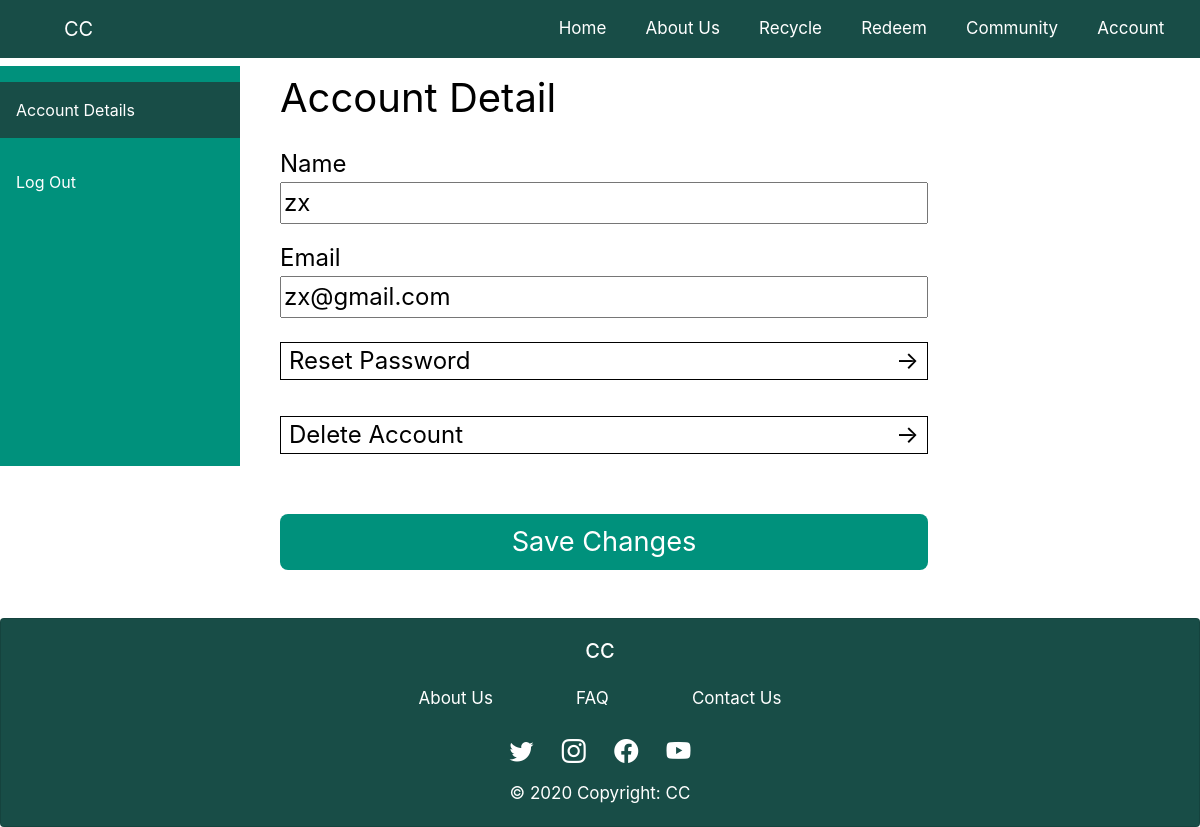
The app's page /account_detail (signed in), older data.
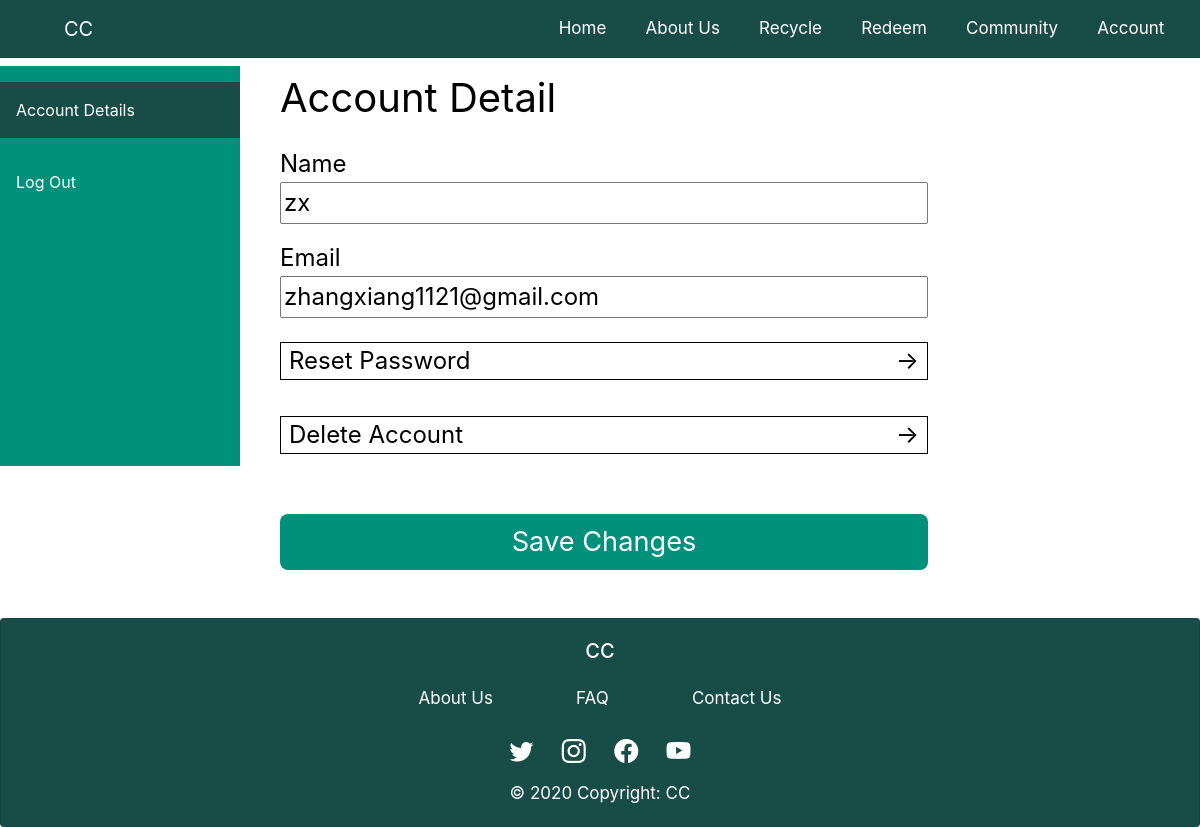
The same page, newer data.
### app.py (models this page shows, shortened)
class Users(db.Model):
    id = db.Column(db.Integer, primary_key=True)
    account_type = db.Column(db.String(10), nullable=False)
    name = db.Column(db.String(120), nullable=False)
    email = db.Column(db.String(120), nullable=False, unique=True)
    points = db.Column(db.Integer(), nullable=True, unique=True)
    password = db.Column(db.String(), nullable=False)

### app.py (the view)
@app.route('/account_detail', methods=['GET', 'POST'])
def account_detail():
    updateUser = UpdateDetail(request.form)
    if session['account_type'] != "Guest":
        if request.method == 'POST' and updateUser.validate():
            if session['account_type'] == 'Staff':
                user_detail = Staffs.query.filter_by(id=session['user id']).first()
            else:
                user_detail = Users.query.filter_by(id=session['user id']).first()
            if updateUser.name.data != user_detail.name or updateUser.email.data != user_detail.email:
                user_detail.email = updateUser.email.data
                user_detail.name = updateUser.name.data
                try:
                    db.session.commit()
                    session['account_updated'] = "Account Details updated successfully!"
                    return render_template("customer accounts/account_detail.html", form=updateUser)
                except:
                    session['account_updated'] = "Unknown error occurred. Please try again."
            else:
                session['account_updated'] = "No changes made to the account details."
        else:
            if session['account_type'] == 'Staff':
                user_detail = Staffs.query.filter_by(id=session['user id']).first()
            else:
                user_detail = Users.query.filter_by(id=session['user id']).first()
            updateUser.name.data = user_detail.name
            updateUser.email.data = user_detail.email
    else:
        return redirect(url_for('home'))
    return render_template("customer accounts/account_detail.html", form=updateUser)

### pythonFiles/customer_accounts.py
class UpdateDetail(Form):
    name = StringField('Name', [validators.Length(min=1, max=150), validators.DataRequired()])
    email = EmailField('Email', [validators.Length(min=5, max=150), validators.DataRequired(), validators.Email(message="Invalid Email")])

### app.py (called while the page is built)
@app.before_request
def before_request():
    g.user = None
    if 'user id' in session:
        g.user = session['user id']

### templates/customer accounts/account_detail.html (shortened to what this page needs)
{% extends "base.html" %}
{% block head %}<link rel="stylesheet" href="{{ url_for('static', filename='CSS/base.css') }}">{% endblock %}
{% block content %}
{% if session['account_type'] == "User" %}
<div class="cs_sidebar">
    <a class="active" href="/account_detail">Account Details</a>
    <a type="button" class="logout_btn" data-toggle="modal" data-target="#logout">Log Out</a>
</div>
{% endif %}
<div class='user_forms account_detail_form' style="min-height: 435px;">
    <div class="user_forms_bg" style="padding-top: 1rem;">
    {% from "includes/_formHelper.html" import render_field %}
        <h1 style="text-align:left; margin-left: 10%;">Account Detail</h1>
        <form method="POST">
            <div class="user_forms_group">
                {{ render_field(form.name, class="user_forms_control capitalize") }}
            </div>
            <div class="user_forms_group">
                {{ render_field(form.email, class="user_forms_control capitalize") }}
            </div>
            <br>
            <div class="user_forms_group">
                <a href="/account_reset_password" class="reset_password_link">
                    <div class="reset_password_button">
                    <div class="reset_password_button_link">Reset Password</div>
                    <div>&rarr;</div>
                    </div>
                </a>
            </div>
            <div class="user_forms_group">
                <a href="/delete_account" class="reset_password_link">
                    <div class="reset_password_button">
                    <div class="reset_password_button_link">Delete Account</div>
                    <div>&rarr;</div>
                    </div>
                </a>
            </div>
            <input type="submit" value="Save Changes" class="user_forms_button btn-primary"/>
        </form>
    </div>
</div>
{% endblock %}

### templates/includes/_formHelper.html (shortened to what this page needs)
{% macro render_field(field) %}
  {{ field.label }}
  {{ field(**kwargs)|safe }}
{% endmacro %}

Row changes from the older to the newer data that the page shows:
changed Users "zx": email "zx@gmail.com" → "zhangxiang1121@gmail.com"
